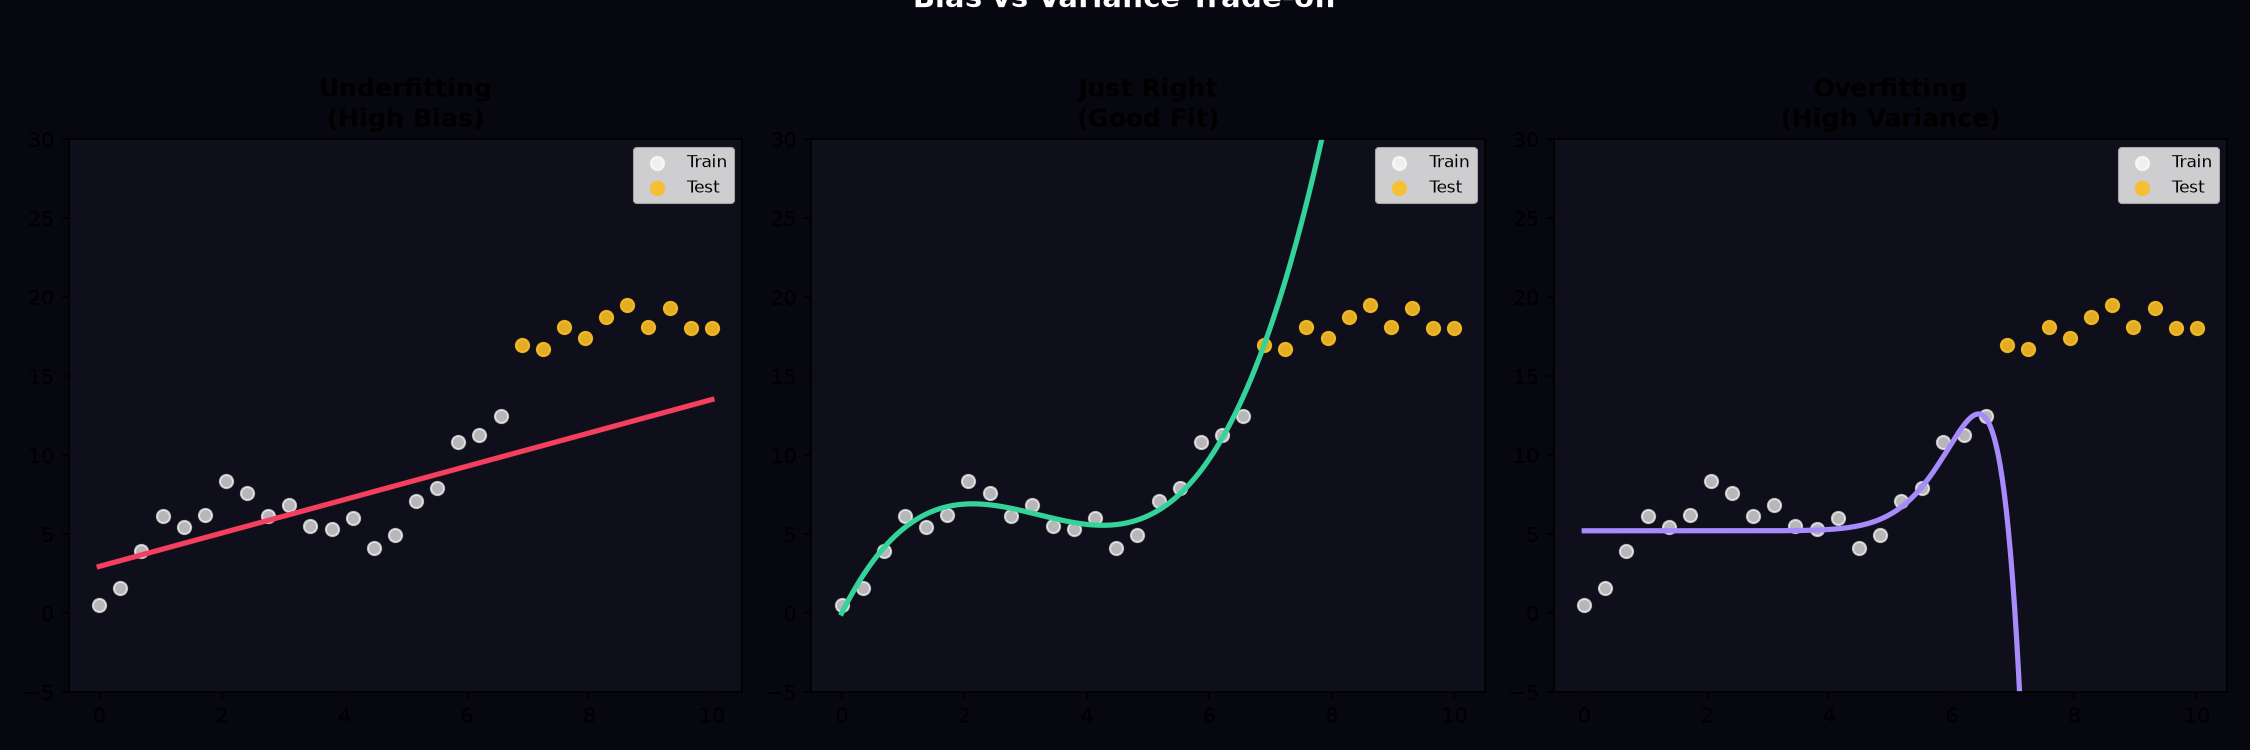

Source code (Python):
import numpy as np
import matplotlib.pyplot as plt
from sklearn.linear_model import LinearRegression
from sklearn.preprocessing import PolynomialFeatures
from sklearn.metrics import mean_squared_error

# ── HOUR 4: BIAS VARIANCE + MULTIPLE REGRESSION ───────────────

print("=" * 50)
print("BIAS vs VARIANCE — UNDERFITTING vs OVERFITTING")
print("=" * 50)

# Create data that follows a curve
np.random.seed(42)
x = np.linspace(0, 10, 30)
y = 2 * x + np.sin(x) * 3 + np.random.normal(0, 1, 30)  # slight curve + noise
x = x.reshape(-1, 1)

# Split into train and test
split = 20
x_train, x_test = x[:split], x[split:]
y_train, y_test = y[:split], y[split:]

# ── UNDERFITTING: degree 1 (too simple) ───────────────────────
poly1 = PolynomialFeatures(degree=1)
x_train_p1 = poly1.fit_transform(x_train)
x_test_p1  = poly1.transform(x_test)

model1 = LinearRegression()
model1.fit(x_train_p1, y_train)
train_score1 = model1.score(x_train_p1, y_train)
test_score1  = model1.score(x_test_p1, y_test)
print(f"\nUNDERFITTING (degree 1 — too simple):")
print(f"  Train accuracy: {train_score1:.3f}")
print(f"  Test accuracy:  {test_score1:.3f}")

# ── GOOD FIT: degree 3 ────────────────────────────────────────
poly3 = PolynomialFeatures(degree=3)
x_train_p3 = poly3.fit_transform(x_train)
x_test_p3  = poly3.transform(x_test)

model3 = LinearRegression()
model3.fit(x_train_p3, y_train)
train_score3 = model3.score(x_train_p3, y_train)
test_score3  = model3.score(x_test_p3, y_test)
print(f"\nGOOD FIT (degree 3 — just right):")
print(f"  Train accuracy: {train_score3:.3f}")
print(f"  Test accuracy:  {test_score3:.3f}")

# ── OVERFITTING: degree 15 (too complex) ──────────────────────
poly15 = PolynomialFeatures(degree=15)
x_train_p15 = poly15.fit_transform(x_train)
x_test_p15  = poly15.transform(x_test)

model15 = LinearRegression()
model15.fit(x_train_p15, y_train)
train_score15 = model15.score(x_train_p15, y_train)
test_score15  = model15.score(x_test_p15, y_test)
print(f"\nOVERFITTING (degree 15 — too complex):")
print(f"  Train accuracy: {train_score15:.3f}")
print(f"  Test accuracy:  {test_score15:.3f}")

# ── VISUALIZE ALL THREE ────────────────────────────────────────
x_plot = np.linspace(0, 10, 300).reshape(-1, 1)

fig, axes = plt.subplots(1, 3, figsize=(15, 5))
titles = ['Underfitting\n(High Bias)',
          'Just Right\n(Good Fit)',
          'Overfitting\n(High Variance)']
models = [model1, model3, model15]
polys  = [poly1,  poly3,  poly15]
colors = ['#f43f5e', '#34d399', '#a78bfa']

for ax, title, model, poly, color in zip(axes, titles, models, polys, colors):
    x_plot_p = poly.transform(x_plot)
    y_plot   = model.predict(x_plot_p)

    ax.scatter(x_train, y_train, color='white', s=40, alpha=0.7, label='Train')
    ax.scatter(x_test,  y_test,  color='#fbbf24', s=40, alpha=0.9, label='Test')
    ax.plot(x_plot, y_plot, color=color, linewidth=2.5)
    ax.set_title(title, fontsize=12, fontweight='bold')
    ax.set_facecolor('#0f0f1c')
    ax.legend(fontsize=8)
    ax.set_ylim(-5, 30)

fig.patch.set_facecolor('#07070f')
plt.suptitle('Bias vs Variance Trade-off', fontsize=14,
             fontweight='bold', color='white', y=1.02)
plt.tight_layout()
plt.savefig('hour4_bias_variance.png', dpi=150)
plt.show()
print("\nChart saved: hour4_bias_variance.png")

# ── MULTIPLE LINEAR REGRESSION ────────────────────────────────
print("\n" + "=" * 50)
print("MULTIPLE LINEAR REGRESSION")
print("=" * 50)

# Cricket data: features = [practice_hours, matches_played, age]
# Target = runs scored
X_cricket = np.array([
    [1, 5,  20],
    [2, 10, 21],
    [3, 15, 22],
    [4, 20, 23],
    [5, 25, 24],
    [6, 30, 25],
])
y_cricket = np.array([20, 40, 58, 78, 95, 115])

# Train model
model_multi = LinearRegression()
model_multi.fit(X_cricket, y_cricket)

print(f"\nWeights learned:")
features = ['practice_hours', 'matches_played', 'age']
for feature, weight in zip(features, model_multi.coef_):
    print(f"  {feature:20} w = {weight:.4f}")
print(f"  {'bias':20} b = {model_multi.intercept_:.4f}")

# Predict for a new player
new_player = np.array([[7, 35, 26]])
prediction = model_multi.predict(new_player)[0]
print(f"\nNew player (7hrs, 35 matches, age 26):")
print(f"Predicted runs = {prediction:.1f}")

print("\n" + "=" * 50)
print("KEY CONCEPTS — WRITE IN NOTEBOOK")
print("=" * 50)
print("Underfitting = model too simple = high bias")
print("  Sign: low train accuracy AND low test accuracy")
print("Overfitting  = model too complex = high variance")
print("  Sign: high train accuracy BUT low test accuracy")
print("Goal: high accuracy on BOTH train and test")
print("\nMultiple features: f(x) = w1*x1 + w2*x2 + w3*x3 + b")
print("Each feature gets its own weight learned by gradient descent")
